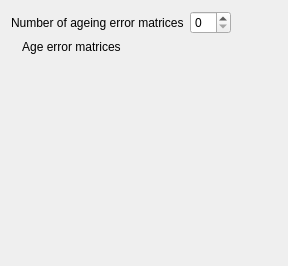
         <widget class="QWidget" name="tab_error">
          <attribute name="title">
           <string>Age Error</string>
          </attribute>
          <layout class="QVBoxLayout" name="verticalLayout_6">
           <item>
            <layout class="QGridLayout" name="gridLayout_comp_age_error">
             <item row="0" column="0" colspan="3">
              <widget class="QLabel" name="label_age_error_num">
               <property name="text">
                <string>Number of ageing error matrices</string>
               </property>
              </widget>
             </item>
             <item row="0" column="3">
              <widget class="QSpinBox" name="spinBox_age_error_num"/>
             </item>
             <item row="1" column="0" colspan="2">
              <widget class="QLabel" name="label_age_error">
               <property name="text">
                <string>Age error matrices </string>
               </property>
               <property name="alignment">
                <set>Qt::AlignRight|Qt::AlignTop|Qt::AlignTrailing</set>
               </property>
              </widget>
             </item>
             <item row="0" column="4">
              <spacer name="horizontalSpacer_age_error">
               <property name="orientation">
                <enum>Qt::Horizontal</enum>
               </property>
               <property name="sizeHint" stdset="0">
                <size>
                 <width>40</width>
                 <height>20</height>
                </size>
               </property>
              </spacer>
             </item>
             <item row="3" column="0">
              <spacer name="horizontalSpacer_age_error_3">
               <property name="orientation">
                <enum>Qt::Horizontal</enum>
               </property>
               <property name="sizeType">
                <enum>QSizePolicy::Fixed</enum>
               </property>
               <property name="sizeHint" stdset="0">
                <size>
                 <width>40</width>
                 <height>20</height>
                </size>
               </property>
              </spacer>
             </item>
             <item row="2" column="0">
              <spacer name="verticalSpacer_age_error">
               <property name="orientation">
                <enum>Qt::Vertical</enum>
               </property>
               <property name="sizeType">
                <enum>QSizePolicy::Ignored</enum>
               </property>
               <property name="sizeHint" stdset="0">
                <size>
                 <width>20</width>
                 <height>169</height>
                </size>
               </property>
              </spacer>
             </item>
             <item row="1" column="2" rowspan="3" colspan="3">
              <layout class="QHBoxLayout" name="horizontalLayout_age_error"/>
             </item>
            </layout>
           </item>
          </layout>
         </widget>
